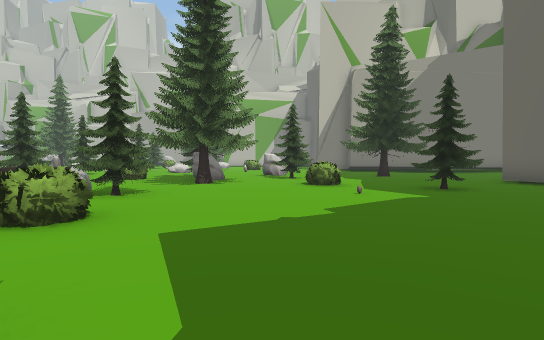
[1] (above)

22 first-person views from a walk through a scene from a Unity 3-D project. The camera is 1.3 m above the floor, tilts 2° down and sees 80° across. The floor is counted in squares, 2 m on a side. Each view is taken from the middle of a square. On the plan, view 1 faces up. The plan holds only what a view shows up to about 10 squares ahead; the rest is blank. The place goes on beyond the plan. Some surface patterns are stand-ins.

[2]
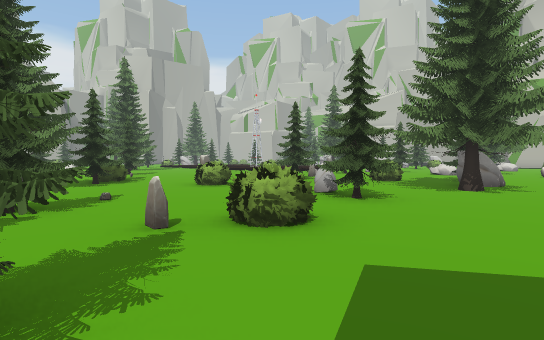

[3]
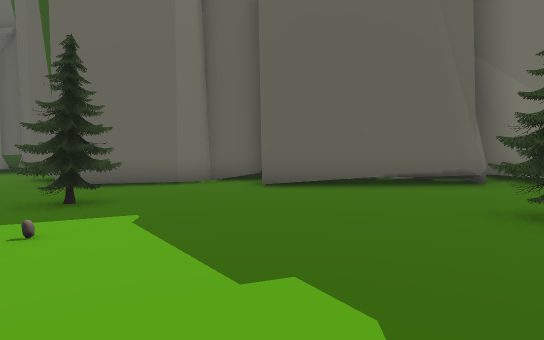

[4]
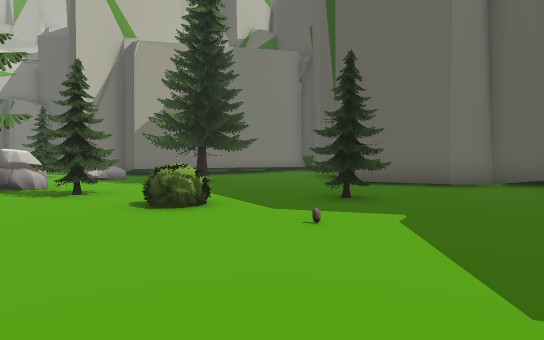

[5]
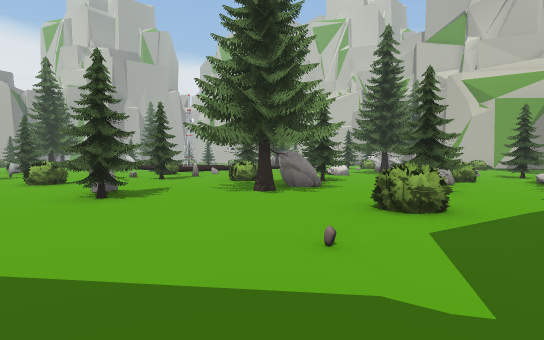

[6]
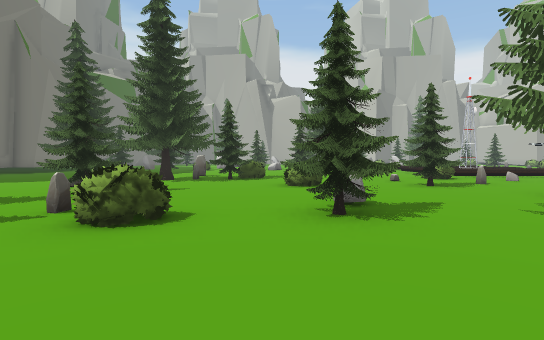

[7]
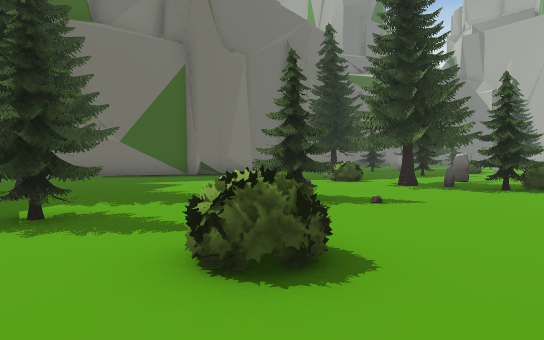

[8]
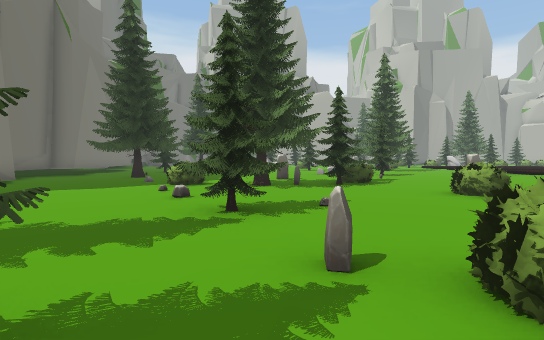

[9]
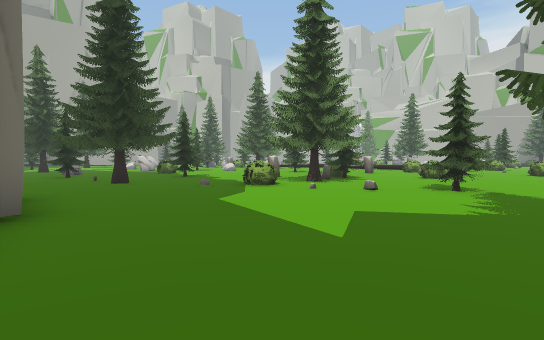

[10]
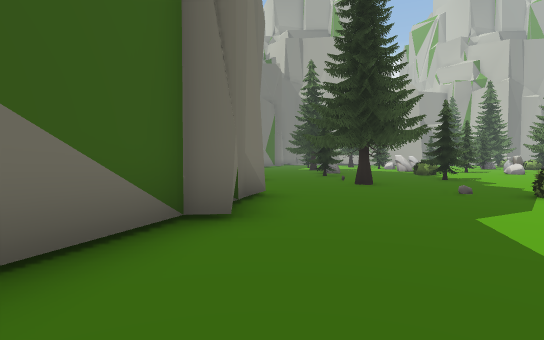

[11]
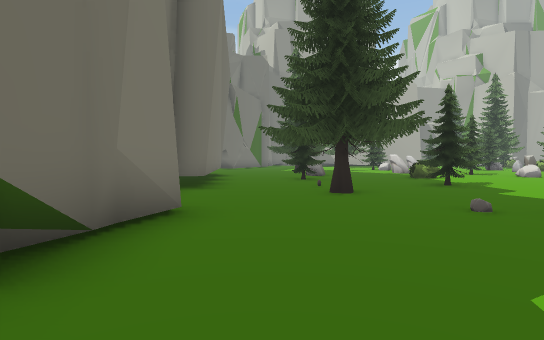

[12]
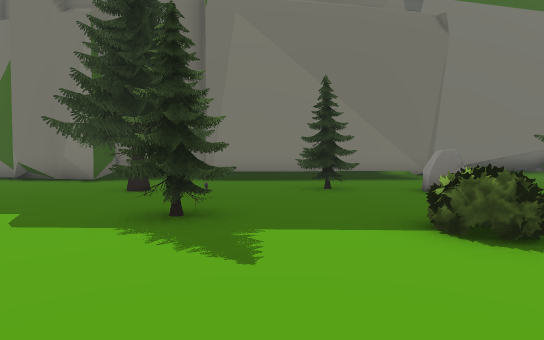

[13]
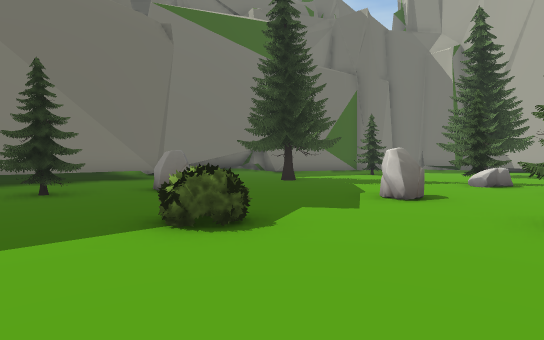

[14]
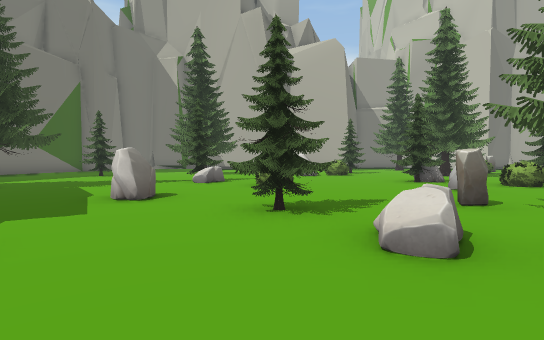

[15]
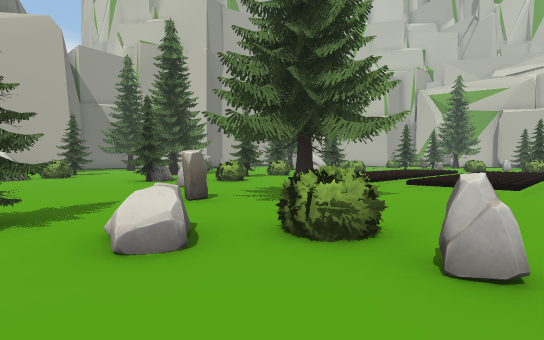

[16]
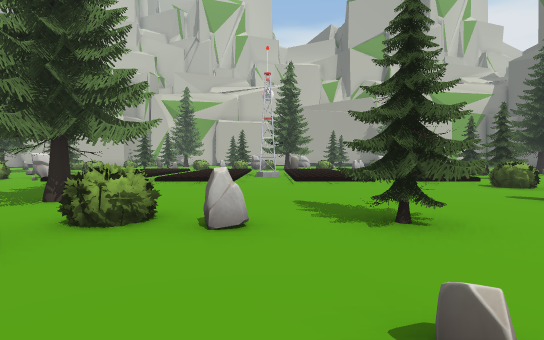

[17]
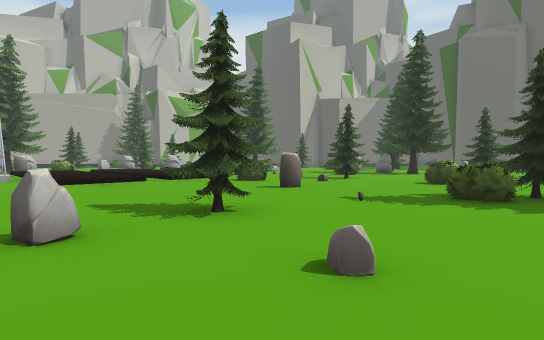

[18]
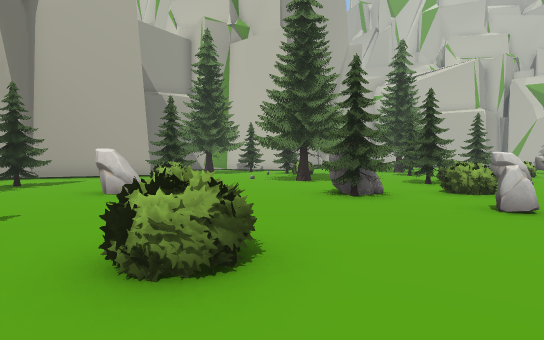

[19]
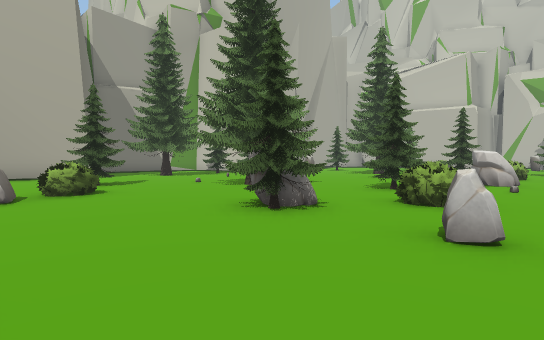

[20]
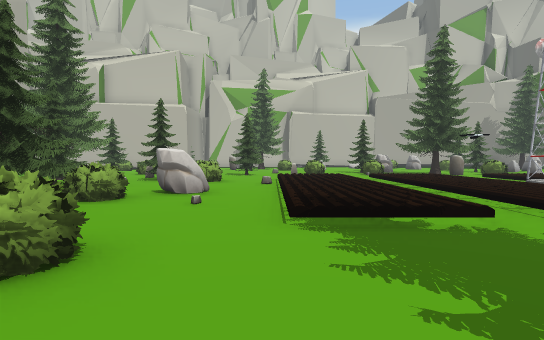

[21]
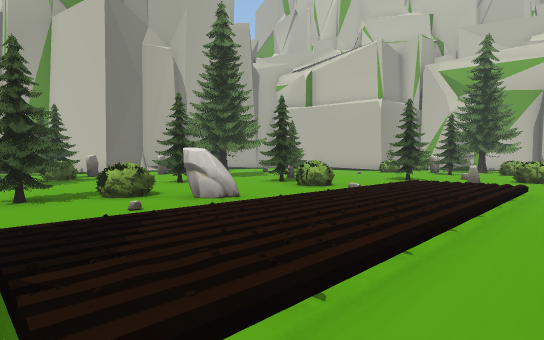

[22]
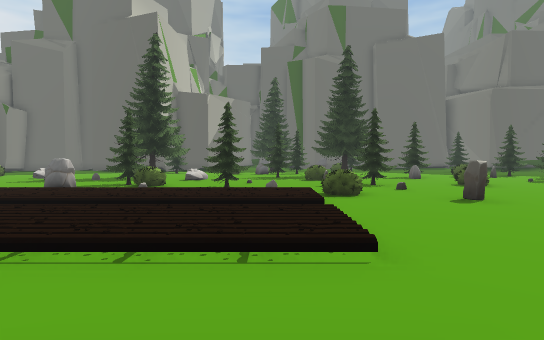

### Floor plan
Key: @ floor where view 1 was taken; # wall or solid block; x gap in a wall; . main floor; : floor 0.25 m higher than the main floor; / step, stairs or slope; = window, fence, low wall or low ledge; T thing the floor can be seen under or through; O other object.
Columns run from 34 left of view 1 to 8 right of it. Each row starts with its distance up from view 1.
 20            .. O.
 19            ..  .
 18          ##O./ //
 17          ##O./ //          #
 16         # .../ //          O       ..
 15         #..../ // /#               ..
 14      ......O./ // /.:     #       OOO
 13     OO....OO// // /.:    .##    ..O.
 12          ###./://:/.::.::O..   ##.O=
 11        #  #..//////.//./O/... O##.TT.    .#
 10        #  .OO..  .......OO.O.OO # TT..  ..#
  9    ...    #...    .........##.. #  ......##
  8    .##...##xO. TT .....O....... #  OO....#
  7  #..##O.......OT #..##......... # ...##..##
  6  #....O........  OO.##.....O..O##.........#
  5  .....OO.......TO.......O.................#
  4 #..##......O...#........O#......O........##
  3        .................## ....OO........#
  2          #O..OO........O # xx#xO........##
  1          ........O..#...   ..#..##..##..#
  0           ..........TT..#O .....##@  ...#
 -1          ..   ....... . =......        :##
 -2            #  .OO... TT ......
 -3            ##  O.##.  T ......
 -4                .....   ........
 -5                ..................
 -6                #############.....
 -7                            ##

Where each view was taken, in squares from view 1:
view 1: 0 up, 0 right, facing up
view 2: 1 up, 0 right, facing up-left
view 3: 4 up, 1 left, facing right
view 4: 4 up, 1 left, facing up-right
view 5: 4 up, 3 right, facing up-left
view 6: 5 up, 1 right, facing left
view 7: 5 up, 1 left, facing down-left
view 8: 2 up, 1 left, facing left
view 9: 6 down, 3 left, facing up-left
view 10: 5 down, 4 left, facing left
view 11: 4 down, 6 left, facing left
view 12: 4 up, 15 left, facing down
view 13: 4 up, 15 left, facing down-left
view 14: 4 up, 15 left, facing left
view 15: 4 up, 15 left, facing up-left
view 16: 3 up, 15 left, facing up
view 17: 3 up, 16 left, facing up-right
view 18: 3 up, 21 left, facing up-left
view 19: 5 up, 21 left, facing up-left
view 20: 8 up, 21 left, facing up
view 21: 11 up, 18 left, facing up-left
view 22: 12 up, 17 left, facing right
